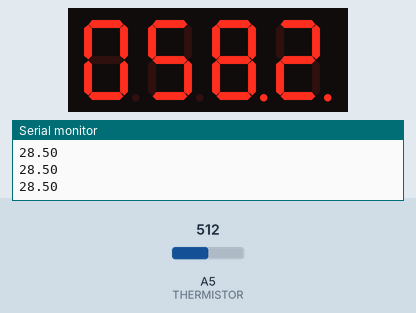
This sketch was run on a simulated Arduino Uno, built with avr-gcc and run on an emulated ATmega328P. Shown: 4-digit seven-segment display, the last lines printed to the serial monitor. Wiring (inferred from the names in the program): 4-digit 7-segment display, segments lit when HIGH: segments pin 3, pin 4, pin 8, pin 6, pin 7, pin 10, pin 9, pin 5; digit selects A1, A2, A3, A4. The test bench sets the inputs (shaded band); at power-on: A5 (THERMISTOR) = 512. The segment pins are drawn as the display they are named for.

Above: at 1.3 s.
1.4 s: A5 (THERMISTOR) set to 716
At 2.5 s:
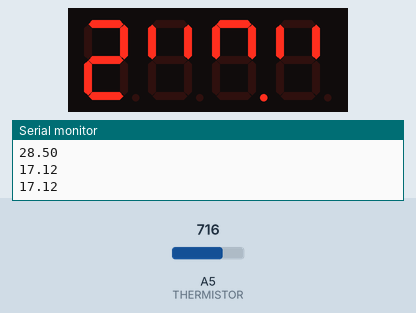
3.1 s: A5 (THERMISTOR) set to 714
At 4.4 s:
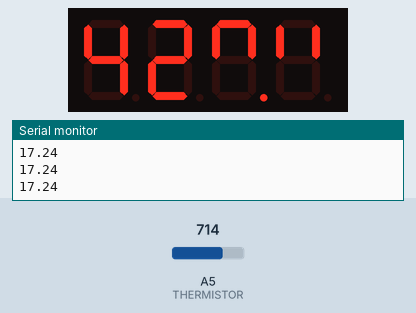
4.7 s: A5 (THERMISTOR) set to 306
At 5.1 s:
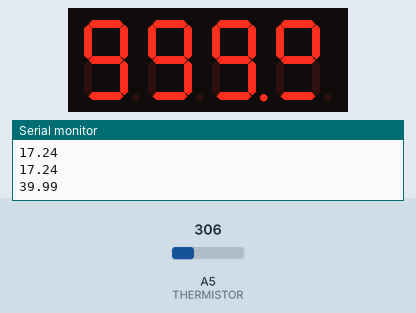
6.2 s: A5 (THERMISTOR) set to 0
At 6.8 s:
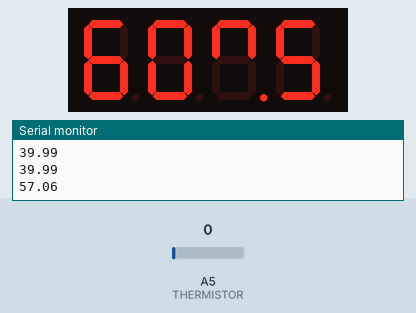
7.8 s: A5 (THERMISTOR) set to 60
At 8.5 s:
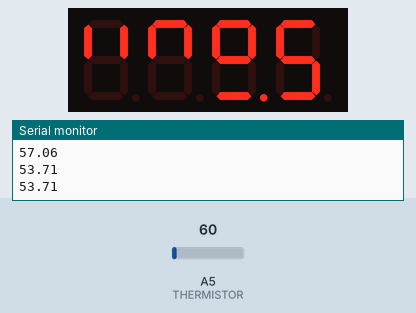
9.4 s: A5 (THERMISTOR) set to 1023
At 9.49 s:
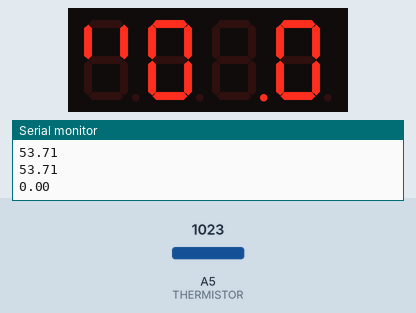
Timing chart, 0 to 12.0 s (numbered marks = the images above; inputs shaded):
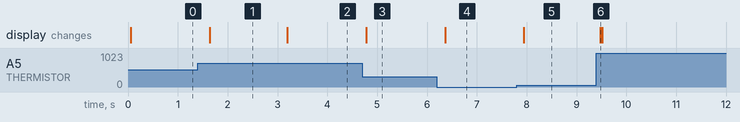

Measured:
- the behaviour switches between 715 and 714 on A5 (THERMISTOR) (found by bisection; images 1 and 2)
- after the input at 1.4 s, the display: changes after 0.24 s (image 1)
- after the input at 3.1 s, the display: changes after 0.10 s (image 2)
- after the input at 4.7 s, the display: changes after 0.08 s (image 3)
- after the input at 6.2 s, the display: changes after 0.16 s (image 4)
- after the input at 7.8 s, the display: changes after 0.14 s (image 5)
- after the input at 9.4 s, the display: changes after 0.08 s (image 6)

The sketch:

63010870_7-Segment_15.ino
```cpp
#define THERMISTOR A5 // thermistor pin
#define R0 10000.00 // Ω resistance at 25 Celsius
#define B 3435.00 // B: 3435 K the beta coefficient of the thermistor
#define R1 10000.00
//PIN MODE
#define sigmentA 3
#define sigmentB 4
#define sigmentC 10
#define sigmentD 6
#define sigmentE 7
#define sigmentF 8
#define sigmentG 9
#define sigmentDP  5
int digit1 = A1;
int digit2 = A2;
int digit3 = A3;
int digit4 = A4;
float T0 = 25; // °C reference temp.
float ans = 0 ;
String tempc ;
void setup()
{
setpinMode();

T0 = T0 + 273.15; // conversion from Celsius to kelvin
Serial.begin(9600);
}


void loop()
{

calculatetemp();

tempc = ans;


displayNumbernum();


}

void displayNumbernum()
{
 char* nums1 = &tempc[0];
 char* nums2 = &tempc[1];
 char* nums3 = &tempc[3];
 char* nums4 = &tempc[4];
 int TEMP[5];
 TEMP[0] = *nums1;
 TEMP[1] = *nums2;
 TEMP[2] = *nums3;
 TEMP[3] = *nums4;
//7segment(TEMP[0],TEMP[1],TEMP[2],TEMP[3]);
for (int i = 0 ;i<=50;i++)
 {
   displaySegment(TEMP[0]-48,digit4);
  delay(2);
  displaySegment(TEMP[1]-48,digit3);
  delay(2);
  displaySegment(TEMP[2]-48,digit2);
  delay(2);
  displaySegment(TEMP[3]-48,digit1);
  delay(2);
  displaySegment(10,digit3);
  delay(2);
 }
}
/*void 7segment()
{
 displayNumbernum(int TEMP[0],int TEMP[1],int TEMP[2],int TEMP[3]]);
 for (int i = 0 ;i<=500;i++)
 {
   displaySegment(TEMP[0]-48,digit1);
  delay(2);
  displaySegment(TEMP[1]-48,digit2);
  delay(2);
  displaySegment(TEMP[2]-48,digit3);
  delay(2);
  displaySegment(TEMP[3]-48,digit14);
  delay(2);
  displaySegment(10,digit2);
  delay(2);
  }


  }*/


void displaySegment(int numberToDisplay,int pos)
{

  switch(numberToDisplay)
  {
      case 0 :
      digitalWrite(digit1, LOW);
      digitalWrite(digit2, LOW);
      digitalWrite(digit3, LOW);
      digitalWrite(digit4, LOW);
      digitalWrite(pos, HIGH);
      digitalWrite(sigmentA,HIGH);
      digitalWrite(sigmentB,HIGH);
      digitalWrite(sigmentC,HIGH);
      digitalWrite(sigmentD,HIGH);
      digitalWrite(sigmentE,HIGH);
      digitalWrite(sigmentF,HIGH);
      digitalWrite(sigmentG,LOW);
       digitalWrite(sigmentDP,LOW);
      break;
    case 1 :
      digitalWrite(digit1, LOW);
      digitalWrite(digit2, LOW);
      digitalWrite(digit3, LOW);
      digitalWrite(digit4, LOW);
      digitalWrite(pos, HIGH);
      digitalWrite(sigmentA,LOW);
      digitalWrite(sigmentB,HIGH);
      digitalWrite(sigmentC,HIGH);
      digitalWrite(sigmentD,LOW);
      digitalWrite(sigmentE,LOW);
      digitalWrite(sigmentF,LOW);
      digitalWrite(sigmentG,LOW);
       digitalWrite(sigmentDP,LOW);
      break;
    case 2 :
      digitalWrite(digit1, LOW);
      digitalWrite(digit2, LOW);
      digitalWrite(digit3, LOW);
      digitalWrite(digit4, LOW);
      digitalWrite(pos, HIGH);
      digitalWrite(sigmentA,HIGH);
      digitalWrite(sigmentB,HIGH);
      digitalWrite(sigmentC,LOW);
      digitalWrite(sigmentD,HIGH);
      digitalWrite(sigmentE,HIGH);
      digitalWrite(sigmentF,LOW);
      digitalWrite(sigmentG,HIGH);
      break;
    case 3 :
      digitalWrite(digit1, LOW);
      digitalWrite(digit2, LOW);
      digitalWrite(digit3, LOW);
      digitalWrite(digit4, LOW);
      digitalWrite(pos, HIGH);
      digitalWrite(sigmentA,HIGH);
      digitalWrite(sigmentB,HIGH);
      digitalWrite(sigmentC,HIGH);
      digitalWrite(sigmentD,HIGH);
      digitalWrite(sigmentE,LOW);
      digitalWrite(sigmentF,LOW);
      digitalWrite(sigmentG,HIGH);
       digitalWrite(sigmentDP,LOW);
      break;
    case 4 :
      digitalWrite(digit1, LOW);
      digitalWrite(digit2, LOW);
      digitalWrite(digit3, LOW);
      digitalWrite(digit4, LOW);
      digitalWrite(pos, HIGH);
      digitalWrite(sigmentA,LOW);
      digitalWrite(sigmentB,HIGH);
      digitalWrite(sigmentC,HIGH);
      digitalWrite(sigmentD,LOW);
      digitalWrite(sigmentE,LOW);
      digitalWrite(sigmentF,HIGH);
      digitalWrite(sigmentG,HIGH);
       digitalWrite(sigmentDP,LOW);
      break;
    case 5 :
      digitalWrite(digit1, LOW);
      digitalWrite(digit2, LOW);
      digitalWrite(digit3, LOW);
      digitalWrite(digit4, LOW);
      digitalWrite(pos, HIGH);
      digitalWrite(sigmentA,HIGH);
      digitalWrite(sigmentB,LOW);
      digitalWrite(sigmentC,HIGH);
      digitalWrite(sigmentD,HIGH);
      digitalWrite(sigmentE,LOW);
      digitalWrite(sigmentF,HIGH);
      digitalWrite(sigmentG,HIGH);
       digitalWrite(sigmentDP,LOW);
      break;
    case 6 :
      digitalWrite(digit1, LOW);
      digitalWrite(digit2, LOW);
      digitalWrite(digit3, LOW);
      digitalWrite(digit4, LOW);
      digitalWrite(pos, HIGH);
      digitalWrite(sigmentA,HIGH);
      digitalWrite(sigmentB,LOW);
      digitalWrite(sigmentC,HIGH);
      digitalWrite(sigmentD,HIGH);
      digitalWrite(sigmentE,HIGH);
      digitalWrite(sigmentF,HIGH);
      digitalWrite(sigmentG,HIGH);
       digitalWrite(sigmentDP,LOW);
      break;
    case 7 :
      digitalWrite(digit1, LOW);
      digitalWrite(digit2, LOW);
      digitalWrite(digit3, LOW);
      digitalWrite(digit4, LOW);
      digitalWrite(pos, HIGH);
      digitalWrite(sigmentA,HIGH);
      digitalWrite(sigmentB,HIGH);
      digitalWrite(sigmentC,HIGH);
      digitalWrite(sigmentD,LOW);
      digitalWrite(sigmentE,LOW);
      digitalWrite(sigmentF,LOW);
      digitalWrite(sigmentG,LOW);
       digitalWrite(sigmentDP,LOW);
      break;
    case 8 :
      digitalWrite(digit1, LOW);
      digitalWrite(digit2, LOW);
      digitalWrite(digit3, LOW);
      digitalWrite(digit4, LOW);
      digitalWrite(pos, HIGH);
      digitalWrite(sigmentA,HIGH);
      digitalWrite(sigmentB,HIGH);
      digitalWrite(sigmentC,HIGH);
      digitalWrite(sigmentD,HIGH);
      digitalWrite(sigmentE,HIGH);
      digitalWrite(sigmentF,HIGH);
      digitalWrite(sigmentG,HIGH);
       digitalWrite(sigmentDP,LOW);
      break;
      case 9 :
      digitalWrite(digit1, LOW);
      digitalWrite(digit2, LOW);
      digitalWrite(digit3, LOW);
      digitalWrite(digit4, LOW);
      digitalWrite(pos, HIGH);
      digitalWrite(sigmentA,HIGH);
      digitalWrite(sigmentB,HIGH);
      digitalWrite(sigmentC,HIGH);
      digitalWrite(sigmentD,HIGH);
      digitalWrite(sigmentE,LOW);
      digitalWrite(sigmentF,HIGH);
      digitalWrite(sigmentG,HIGH);
      digitalWrite(sigmentDP,LOW);
      break;
      case 10 :
      digitalWrite(digit1, LOW);
      digitalWrite(digit2, LOW);
      digitalWrite(digit3, LOW);
      digitalWrite(digit4, LOW);
      digitalWrite(pos, HIGH);
      digitalWrite(sigmentA,LOW);
      digitalWrite(sigmentB,LOW);
      digitalWrite(sigmentC,LOW);
      digitalWrite(sigmentD,LOW);
      digitalWrite(sigmentE,LOW);
      digitalWrite(sigmentF,LOW);
      digitalWrite(sigmentG,LOW);
      digitalWrite(sigmentDP,HIGH);
      break;

  }


}
void setpinMode()
{
   pinMode(A1,OUTPUT);
  pinMode(A2,OUTPUT);
  pinMode(A3,OUTPUT);
  pinMode(A4,OUTPUT);
  pinMode(sigmentA,OUTPUT);
  pinMode(sigmentB,OUTPUT);
  pinMode(sigmentC,OUTPUT);
  pinMode(sigmentD,OUTPUT);
  pinMode(sigmentE,OUTPUT);
  pinMode(sigmentF,OUTPUT);
  pinMode(sigmentG,OUTPUT);
  pinMode(sigmentDP,OUTPUT);
  pinMode(digit1, OUTPUT);
  pinMode(digit2, OUTPUT);
  pinMode(digit3, OUTPUT);
  pinMode(digit4, OUTPUT);
  pinMode(12,INPUT_PULLUP);
  digitalWrite(A1,HIGH);
  digitalWrite(A2,HIGH);
  digitalWrite(A3,HIGH);
  digitalWrite(A4,HIGH);
}

void calculatetemp()
{
  float temp;
temp = 1023 - analogRead(THERMISTOR);
 ans = (temp * 57.05979)/1023;
Serial.println(ans);
return ans;

}
```
